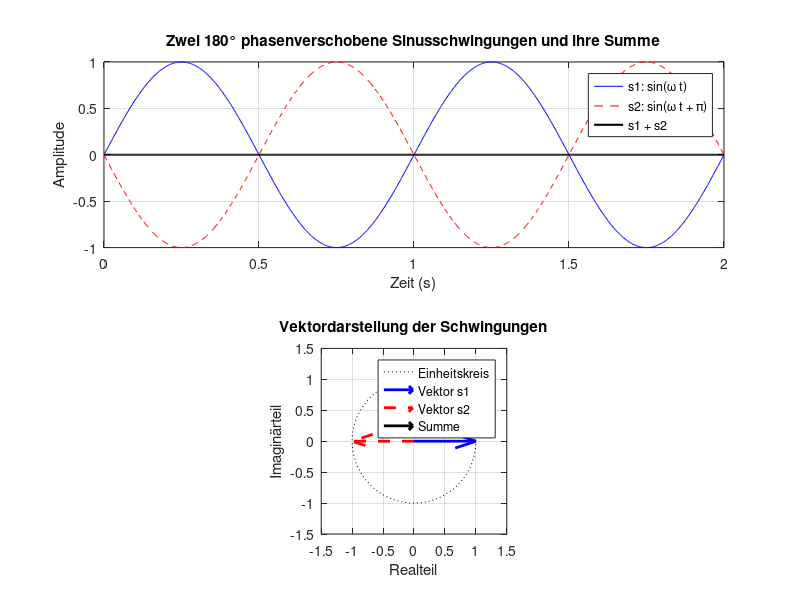

MATLAB code to generate this figure:
% Parameter
f = 1;                 % Frequenz in Hz
T = 1/f;               % Periodendauer
t = linspace(0, 2*T, 1000);  % Zeitvektor für zwei Perioden
A = 1;                 % Amplitude
phi = pi;              % 180 Grad Phasenverschiebung = pi rad

% Sinusschwingungen
s1 = A * sin(2*pi*f*t);
s2 = A * sin(2*pi*f*t + phi);
s_sum = s1 + s2;

% Plot der Schwingungen
figure;
subplot(2,1,1);
plot(t, s1, 'b', t, s2, 'r--', t, s_sum, 'k', 'LineWidth', 1.5);
legend('s1: sin(\omega t)', 's2: sin(\omega t + \pi)', 's1 + s2');
xlabel('Zeit (s)');
ylabel('Amplitude');
title('Zwei 180° phasenverschobene Sinusschwingungen und ihre Summe');
grid on;

% Vektordarstellung
subplot(2,1,2);
theta = linspace(0, 2*pi, 100);
circle = exp(1j*theta);  % Einheitskreis
v1 = A * exp(1j*0);      % Vektor 1 bei 0°
v2 = A * exp(1j*phi);    % Vektor 2 bei 180°

plot(real(circle), imag(circle), 'k:'); hold on;
quiver(0, 0, real(v1), imag(v1), 0, 'b', 'LineWidth', 2);
quiver(0, 0, real(v2), imag(v2), 0, 'r--', 'LineWidth', 2);
quiver(0, 0, real(v1+v2), imag(v1+v2), 0, 'k', 'LineWidth', 2);

legend('Einheitskreis', 'Vektor s1', 'Vektor s2', 'Summe');
axis equal;
axis([-1.5 1.5 -1.5 1.5]);
xlabel('Realteil');
ylabel('Imaginärteil');
title('Vektordarstellung der Schwingungen');
grid on;
